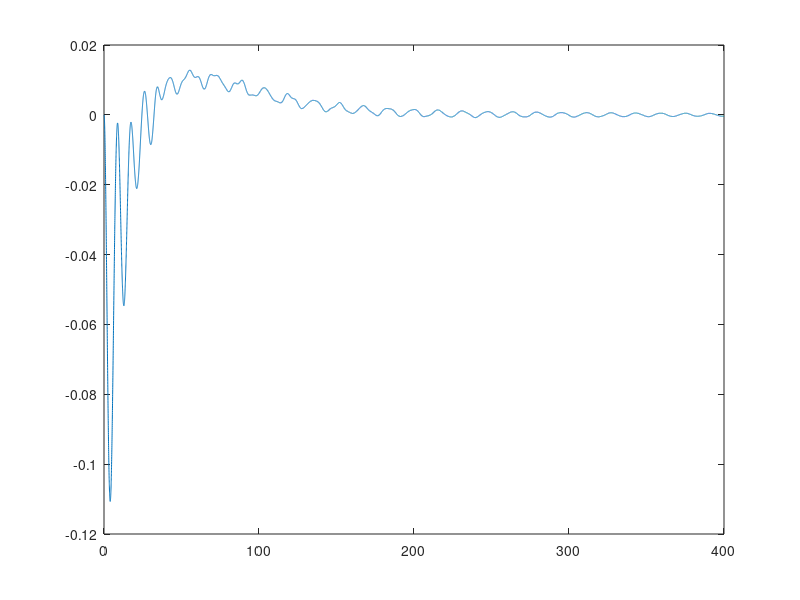

Write MATLAB code to recreate this figure.
clear;clc;
load movedata;
plot(t,z);
% h = line('xdata',[],'ydata',[],'color','r','marker','.','markersize',30);
% for ii=1:length(x)
%     set(h,'xdata',x(ii),'ydata',y(ii));
%     drawnow
%     pause(0.00000000001)
% end